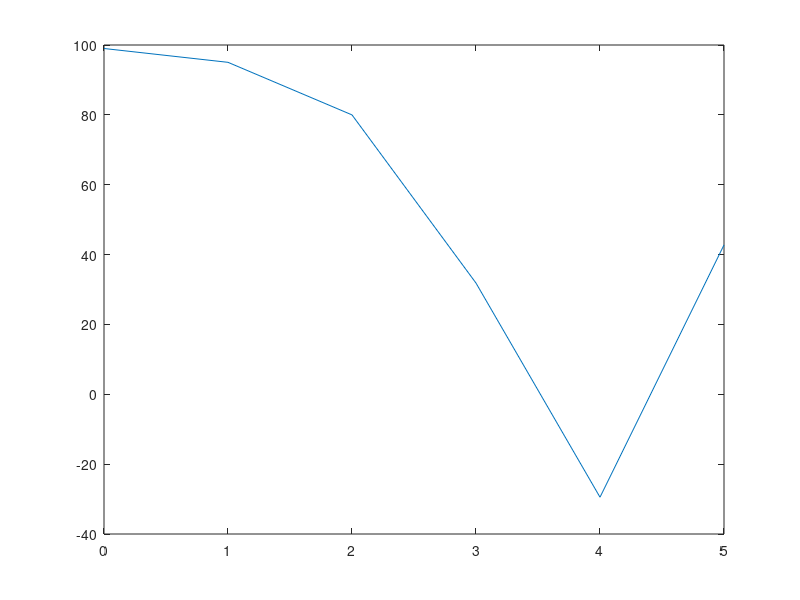

Write MATLAB code to recreate this figure.
clear
totalPop = 150000000
%Initial Conditions
i_n = (totalPop-1)/totalPop;
s_n = 100 - i_n;
r_n = 0;
d_n = 0;

%Arrays
S = [s_n];
I = [i_n];
R = [r_n];
D = [d_n];
T = [1:5];

%Parameters
a = 0.04;
b = 0.0007;
c = 0.00001;
q = 0.001;

%step
for t = T
  s_n1 = s_n*(1-a*i_n) + q*r_n;
  i_n1 = i_n*(a*s_n - b - c);
  r_n1 = r_n*(1-q) + b*i_n;
  d_n1 = d_n + c*i_n;
  
  S = [S s_n1];
  I = [I i_n1];
  R = [R r_n1];
  D = [D d_n1];
  
  s_n = s_n1;
  i_n = i_n1;
  r_n = r_n1;
  d_n = d_n1;
endfor
T = [0 T];

plot(T, S);